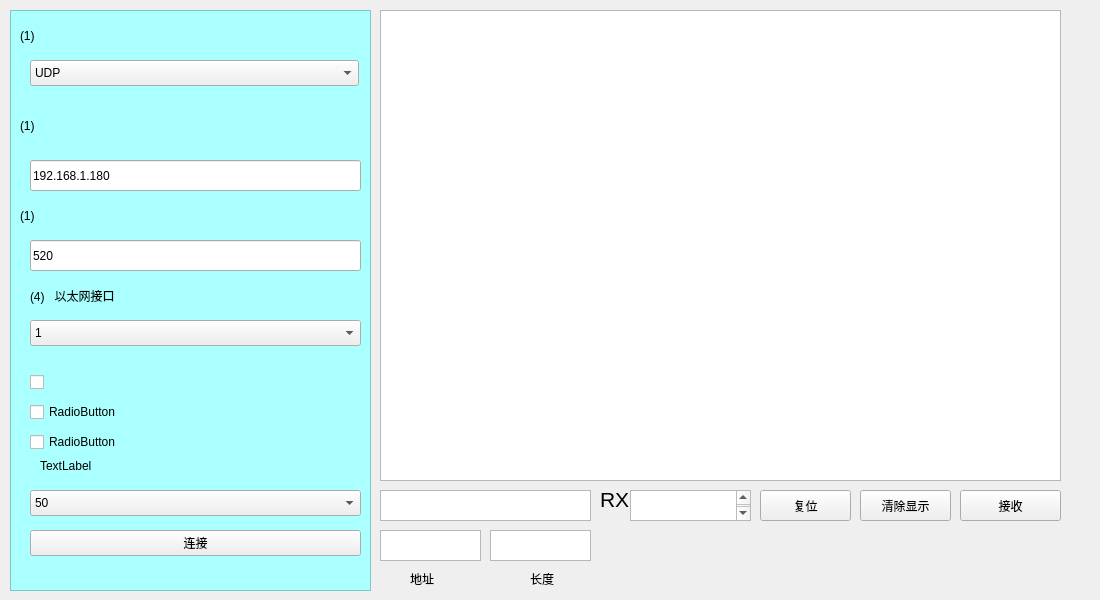
<?xml version="1.0" encoding="UTF-8"?>
<ui version="4.0">
 <class>MainWindow</class>
 <widget class="QMainWindow" name="MainWindow">
  <property name="geometry">
   <rect>
    <x>0</x>
    <y>0</y>
    <width>1100</width>
    <height>600</height>
   </rect>
  </property>
  <property name="minimumSize">
   <size>
    <width>1100</width>
    <height>600</height>
   </size>
  </property>
  <property name="maximumSize">
   <size>
    <width>1100</width>
    <height>600</height>
   </size>
  </property>
  <property name="windowTitle">
   <string>FPGA UDP test</string>
  </property>
  <property name="styleSheet">
   <string notr="true"/>
  </property>
  <widget class="QWidget" name="centralwidget">
   <property name="enabled">
    <bool>true</bool>
   </property>
   <property name="acceptDrops">
    <bool>true</bool>
   </property>
   <property name="autoFillBackground">
    <bool>false</bool>
   </property>
   <property name="styleSheet">
    <string notr="true">#centralwidget{backgroun-color:rgb(85, 255, 255)}</string>
   </property>
   <widget class="QPlainTextEdit" name="pte_data">
    <property name="enabled">
     <bool>true</bool>
    </property>
    <property name="geometry">
     <rect>
      <x>380</x>
      <y>10</y>
      <width>681</width>
      <height>471</height>
     </rect>
    </property>
    <property name="minimumSize">
     <size>
      <width>598</width>
      <height>400</height>
     </size>
    </property>
    <property name="baseSize">
     <size>
      <width>200</width>
      <height>200</height>
     </size>
    </property>
    <property name="styleSheet">
     <string notr="true"/>
    </property>
    <property name="readOnly">
     <bool>true</bool>
    </property>
   </widget>
   <widget class="QPushButton" name="btn_start">
    <property name="enabled">
     <bool>true</bool>
    </property>
    <property name="geometry">
     <rect>
      <x>960</x>
      <y>490</y>
      <width>101</width>
      <height>31</height>
     </rect>
    </property>
    <property name="minimumSize">
     <size>
      <width>0</width>
      <height>0</height>
     </size>
    </property>
    <property name="text">
     <string>接收</string>
    </property>
   </widget>
   <widget class="QLabel" name="label">
    <property name="geometry">
     <rect>
      <x>20</x>
      <y>20</y>
      <width>331</width>
      <height>31</height>
     </rect>
    </property>
    <property name="text">
     <string>(1)</string>
    </property>
   </widget>
   <widget class="QLabel" name="label_4">
    <property name="geometry">
     <rect>
      <x>20</x>
      <y>110</y>
      <width>331</width>
      <height>31</height>
     </rect>
    </property>
    <property name="text">
     <string>(1)</string>
    </property>
   </widget>
   <widget class="QLabel" name="label_5">
    <property name="geometry">
     <rect>
      <x>20</x>
      <y>200</y>
      <width>331</width>
      <height>31</height>
     </rect>
    </property>
    <property name="text">
     <string>(1)</string>
    </property>
   </widget>
   <widget class="QComboBox" name="comboBox">
    <property name="geometry">
     <rect>
      <x>30</x>
      <y>60</y>
      <width>329</width>
      <height>26</height>
     </rect>
    </property>
    <property name="styleSheet">
     <string notr="true"/>
    </property>
    <item>
     <property name="text">
      <string>UDP</string>
     </property>
    </item>
   </widget>
   <widget class="QCheckBox" name="checkBox">
    <property name="geometry">
     <rect>
      <x>30</x>
      <y>370</y>
      <width>96</width>
      <height>24</height>
     </rect>
    </property>
    <property name="text">
     <string/>
    </property>
   </widget>
   <widget class="QCheckBox" name="checkBox_2">
    <property name="geometry">
     <rect>
      <x>30</x>
      <y>400</y>
      <width>96</width>
      <height>24</height>
     </rect>
    </property>
    <property name="text">
     <string>RadioButton</string>
    </property>
   </widget>
   <widget class="QCheckBox" name="checkBox_3">
    <property name="geometry">
     <rect>
      <x>30</x>
      <y>430</y>
      <width>96</width>
      <height>24</height>
     </rect>
    </property>
    <property name="text">
     <string>RadioButton</string>
    </property>
   </widget>
   <widget class="QLabel" name="label_2">
    <property name="geometry">
     <rect>
      <x>40</x>
      <y>450</y>
      <width>131</width>
      <height>31</height>
     </rect>
    </property>
    <property name="text">
     <string>TextLabel</string>
    </property>
   </widget>
   <widget class="QPushButton" name="pushButton">
    <property name="geometry">
     <rect>
      <x>30</x>
      <y>530</y>
      <width>331</width>
      <height>26</height>
     </rect>
    </property>
    <property name="text">
     <string>连接</string>
    </property>
   </widget>
   <widget class="QComboBox" name="comboBox_4">
    <property name="geometry">
     <rect>
      <x>30</x>
      <y>490</y>
      <width>331</width>
      <height>26</height>
     </rect>
    </property>
    <item>
     <property name="text">
      <string>50</string>
     </property>
    </item>
    <item>
     <property name="text">
      <string>100</string>
     </property>
    </item>
   </widget>
   <widget class="QListView" name="listView">
    <property name="enabled">
     <bool>true</bool>
    </property>
    <property name="geometry">
     <rect>
      <x>10</x>
      <y>10</y>
      <width>361</width>
      <height>581</height>
     </rect>
    </property>
    <property name="styleSheet">
     <string notr="true">background-color:rgb(170, 255, 255)</string>
    </property>
   </widget>
   <widget class="QPushButton" name="clearButton">
    <property name="geometry">
     <rect>
      <x>860</x>
      <y>490</y>
      <width>91</width>
      <height>31</height>
     </rect>
    </property>
    <property name="text">
     <string>清除显示</string>
    </property>
   </widget>
   <widget class="QTextBrowser" name="textBrowser">
    <property name="geometry">
     <rect>
      <x>630</x>
      <y>490</y>
      <width>121</width>
      <height>31</height>
     </rect>
    </property>
    <property name="html">
     <string>&lt;!DOCTYPE HTML PUBLIC &quot;-//W3C//DTD HTML 4.0//EN&quot; &quot;http://www.w3.org/TR/REC-html40/strict.dtd&quot;&gt;
&lt;html&gt;&lt;head&gt;&lt;meta name=&quot;qrichtext&quot; content=&quot;1&quot; /&gt;&lt;style type=&quot;text/css&quot;&gt;
p, li { white-space: pre-wrap; }
&lt;/style&gt;&lt;/head&gt;&lt;body style=&quot; font-family:'Sans Serif'; font-size:9pt; font-weight:400; font-style:normal;&quot;&gt;
&lt;p style=&quot;-qt-paragraph-type:empty; margin-top:0px; margin-bottom:0px; margin-left:0px; margin-right:0px; -qt-block-indent:0; text-indent:0px;&quot;&gt;&lt;br /&gt;&lt;/p&gt;
&lt;p style=&quot;-qt-paragraph-type:empty; margin-top:0px; margin-bottom:0px; margin-left:0px; margin-right:0px; -qt-block-indent:0; text-indent:0px;&quot;&gt;&lt;br /&gt;&lt;/p&gt;&lt;/body&gt;&lt;/html&gt;</string>
    </property>
   </widget>
   <widget class="QLabel" name="label_6">
    <property name="geometry">
     <rect>
      <x>600</x>
      <y>490</y>
      <width>55</width>
      <height>18</height>
     </rect>
    </property>
    <property name="font">
     <font>
      <pointsize>16</pointsize>
     </font>
    </property>
    <property name="text">
     <string>RX</string>
    </property>
   </widget>
   <widget class="QPushButton" name="pushButton_2">
    <property name="geometry">
     <rect>
      <x>760</x>
      <y>490</y>
      <width>91</width>
      <height>31</height>
     </rect>
    </property>
    <property name="text">
     <string>复位</string>
    </property>
   </widget>
   <widget class="QLineEdit" name="lineEdit">
    <property name="geometry">
     <rect>
      <x>30</x>
      <y>160</y>
      <width>331</width>
      <height>31</height>
     </rect>
    </property>
    <property name="text">
     <string>192.168.1.180</string>
    </property>
    <property name="readOnly">
     <bool>true</bool>
    </property>
   </widget>
   <widget class="QLineEdit" name="lineEdit_2">
    <property name="geometry">
     <rect>
      <x>30</x>
      <y>240</y>
      <width>331</width>
      <height>31</height>
     </rect>
    </property>
    <property name="text">
     <string>520</string>
    </property>
    <property name="readOnly">
     <bool>true</bool>
    </property>
   </widget>
   <widget class="QTextBrowser" name="textBrowser_2">
    <property name="geometry">
     <rect>
      <x>380</x>
      <y>490</y>
      <width>211</width>
      <height>31</height>
     </rect>
    </property>
   </widget>
   <widget class="QTextBrowser" name="textBrowser_3">
    <property name="geometry">
     <rect>
      <x>380</x>
      <y>530</y>
      <width>101</width>
      <height>31</height>
     </rect>
    </property>
   </widget>
   <widget class="QTextBrowser" name="textBrowser_4">
    <property name="geometry">
     <rect>
      <x>490</x>
      <y>530</y>
      <width>101</width>
      <height>31</height>
     </rect>
    </property>
   </widget>
   <widget class="QLabel" name="label_3">
    <property name="geometry">
     <rect>
      <x>410</x>
      <y>570</y>
      <width>55</width>
      <height>18</height>
     </rect>
    </property>
    <property name="text">
     <string>地址</string>
    </property>
   </widget>
   <widget class="QLabel" name="label_7">
    <property name="geometry">
     <rect>
      <x>530</x>
      <y>570</y>
      <width>55</width>
      <height>18</height>
     </rect>
    </property>
    <property name="text">
     <string>长度</string>
    </property>
   </widget>
   <widget class="QLabel" name="label_8">
    <property name="geometry">
     <rect>
      <x>660</x>
      <y>540</y>
      <width>371</width>
      <height>41</height>
     </rect>
    </property>
    <property name="text">
     <string/>
    </property>
   </widget>
   <widget class="QComboBox" name="comboBox_2">
    <property name="geometry">
     <rect>
      <x>30</x>
      <y>320</y>
      <width>331</width>
      <height>26</height>
     </rect>
    </property>
    <item>
     <property name="text">
      <string>1</string>
     </property>
    </item>
    <item>
     <property name="text">
      <string>2</string>
     </property>
    </item>
    <item>
     <property name="text">
      <string>3</string>
     </property>
    </item>
    <item>
     <property name="text">
      <string>4</string>
     </property>
    </item>
   </widget>
   <widget class="QLabel" name="label_9">
    <property name="geometry">
     <rect>
      <x>30</x>
      <y>280</y>
      <width>331</width>
      <height>31</height>
     </rect>
    </property>
    <property name="text">
     <string>(4)   以太网接口</string>
    </property>
   </widget>
   <zorder>listView</zorder>
   <zorder>pte_data</zorder>
   <zorder>btn_start</zorder>
   <zorder>label</zorder>
   <zorder>label_4</zorder>
   <zorder>label_5</zorder>
   <zorder>comboBox</zorder>
   <zorder>checkBox</zorder>
   <zorder>checkBox_2</zorder>
   <zorder>checkBox_3</zorder>
   <zorder>label_2</zorder>
   <zorder>pushButton</zorder>
   <zorder>comboBox_4</zorder>
   <zorder>clearButton</zorder>
   <zorder>textBrowser</zorder>
   <zorder>label_6</zorder>
   <zorder>pushButton_2</zorder>
   <zorder>lineEdit</zorder>
   <zorder>lineEdit_2</zorder>
   <zorder>textBrowser_2</zorder>
   <zorder>textBrowser_3</zorder>
   <zorder>textBrowser_4</zorder>
   <zorder>label_3</zorder>
   <zorder>label_7</zorder>
   <zorder>label_8</zorder>
   <zorder>comboBox_2</zorder>
   <zorder>label_9</zorder>
  </widget>
 </widget>
 <resources/>
 <connections>
  <connection>
   <sender>pushButton_2</sender>
   <signal>clicked()</signal>
   <receiver>textBrowser</receiver>
   <slot>show()</slot>
   <hints>
    <hint type="sourcelabel">
     <x>554</x>
     <y>523</y>
    </hint>
    <hint type="destinationlabel">
     <x>440</x>
     <y>520</y>
    </hint>
   </hints>
  </connection>
  <connection>
   <sender>comboBox_2</sender>
   <signal>activated(QString)</signal>
   <receiver>comboBox_2</receiver>
   <slot>setCurrentText(QString)</slot>
   <hints>
    <hint type="sourcelabel">
     <x>161</x>
     <y>336</y>
    </hint>
    <hint type="destinationlabel">
     <x>193</x>
     <y>326</y>
    </hint>
   </hints>
  </connection>
 </connections>
</ui>
